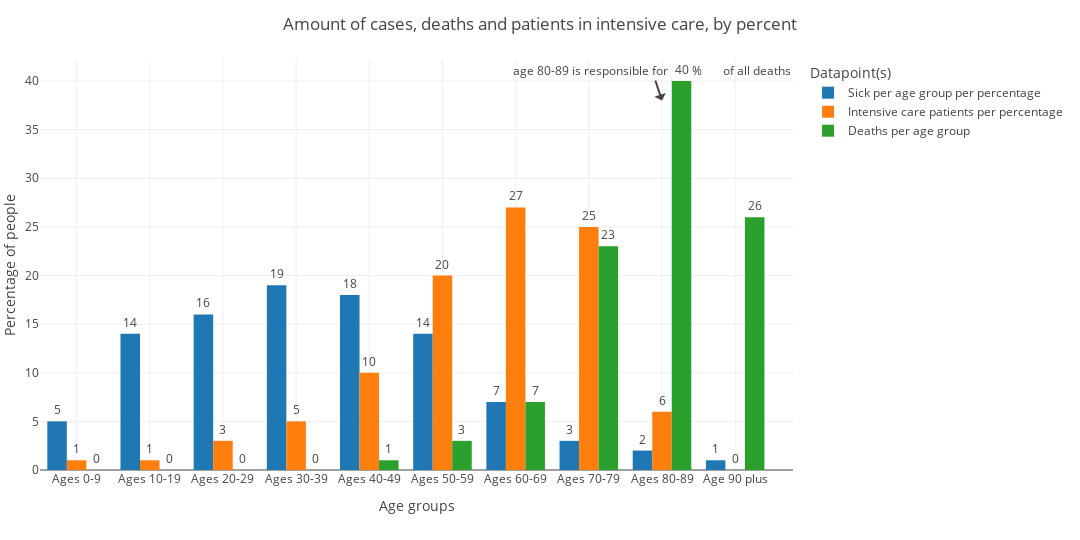

Notebook code cell kept with this figure:
### Code cell
fig = px.bar(
    x=df_age_group["Age group"],
    y=[cases_percent, intensive_care_percent, total_dead_percent],
    labels = {"x": "Age groups", "variable": "Datapoint(s)", "value": "Percentage of people"},
    text_auto=True, # Adds the values above the bars
    barmode="group", # groups the bars in plot
    title="Amount of cases, deaths and patients in intensive care, by percent",
    width = 1080, # Sets the size so that the graph is consistent for every user that runs the program
    height = 540,
    # pattern_shape = df_age_group["Åldersgrupp"],
    # pattern_shape_sequence=["/","/","/","/","/","/","/","/"],
)
bar_names = {
    "wide_variable_0": "Sick per age group per percentage",  # Todo fix names.
    "wide_variable_1": "Intensive care patients per percentage",
    "wide_variable_2": "Deaths per age group",
}
fig.update_traces( # rotates text and puts text outside of bar.
    textposition="outside",
)
fig.for_each_trace(
    lambda t: t.update(
        name=bar_names[t.name],
        legendgroup=bar_names[t.name],
        hovertemplate=t.hovertemplate.replace(t.name, bar_names[t.name]),
    )
)
fig.update_layout(  # https://plotly.com/python/setting-graph-size/
    margin=dict(l=40, r=50, t=60, b=70), # Changes the margins to make the graph look the for everyone who runs the program
    paper_bgcolor="white",
)
fig.add_annotation(  # adds an line and text to the barplot.
    text="age 80-89 is responsible for        %       of all deaths",
    x=8,
    y=38,  
)

fig.show()

### Figure 1 — Plotly figure (JSON) as saved in the notebook; plotly's stock layout.template omitted (floating-point values rounded to 4 significant figures)
{"data": [{"alignmentgroup": "True", "hovertemplate": "Datapoint(s)=Sick per age group per percentage<br>Age groups=%{x}<br>Percentage of people=%{y}<extra></extra>", "legendgroup": "Sick per age group per percentage", "marker": {"color": "#1F77B4", "pattern": {"shape": ""}}, "name": "Sick per age group per percentage", "offsetgroup": "wide_variable_0", "orientation": "v", "showlegend": true, "textposition": "outside", "texttemplate": "%{y}", "type": "bar", "x": ["Ages 0-9", "Ages 10-19", "Ages 20-29", "Ages 30-39", "Ages 40-49", "Ages 50-59", "Ages 60-69", "Ages 70-79", "Ages 80-89", "Age 90 plus"], "xaxis": "x", "y": [5, 14, 16, 19, 18, 14, 7, 3, 2, 1], "yaxis": "y"}, {"alignmentgroup": "True", "hovertemplate": "Datapoint(s)=Intensive care patients per percentage<br>Age groups=%{x}<br>Percentage of people=%{y}<extra></extra>", "legendgroup": "Intensive care patients per percentage", "marker": {"color": "#FF7F0E", "pattern": {"shape": ""}}, "name": "Intensive care patients per percentage", "offsetgroup": "wide_variable_1", "orientation": "v", "showlegend": true, "textposition": "outside", "texttemplate": "%{y}", "type": "bar", "x": ["Ages 0-9", "Ages 10-19", "Ages 20-29", "Ages 30-39", "Ages 40-49", "Ages 50-59", "Ages 60-69", "Ages 70-79", "Ages 80-89", "Age 90 plus"], "xaxis": "x", "y": [1, 1, 3, 5, 10, 20, 27, 25, 6, 0], "yaxis": "y"}, {"alignmentgroup": "True", "hovertemplate": "Datapoint(s)=Deaths per age group<br>Age groups=%{x}<br>Percentage of people=%{y}<extra></extra>", "legendgroup": "Deaths per age group", "marker": {"color": "#2CA02C", "pattern": {"shape": ""}}, "name": "Deaths per age group", "offsetgroup": "wide_variable_2", "orientation": "v", "showlegend": true, "textposition": "outside", "texttemplate": "%{y}", "type": "bar", "x": ["Ages 0-9", "Ages 10-19", "Ages 20-29", "Ages 30-39", "Ages 40-49", "Ages 50-59", "Ages 60-69", "Ages 70-79", "Ages 80-89", "Age 90 plus"], "xaxis": "x", "y": [0, 0, 0, 0, 1, 3, 7, 23, 40, 26], "yaxis": "y"}], "layout": {"annotations": [{"text": "age 80-89 is responsible for        %       of all deaths", "x": 8, "y": 38}], "barmode": "group", "height": 540, "legend": {"title": {"text": "Datapoint(s)"}, "tracegroupgap": 0}, "margin": {"b": 70, "l": 40, "r": 50, "t": 60}, "paper_bgcolor": "white", "title": {"text": "Amount of cases, deaths and patients in intensive care, by percent"}, "width": 1080, "xaxis": {"anchor": "y", "domain": [0, 1], "title": {"text": "Age groups"}}, "yaxis": {"anchor": "x", "domain": [0, 1], "title": {"text": "Percentage of people"}}}}
